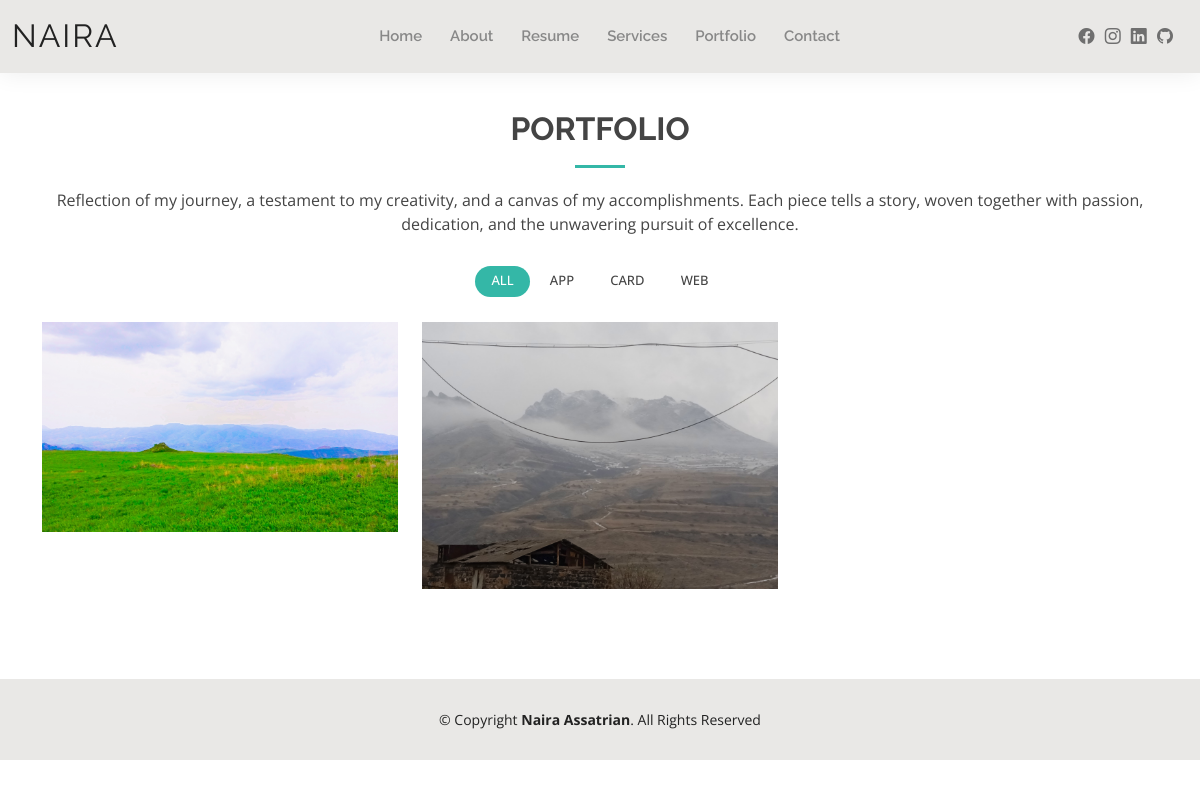
Page /portfolio/ on the earlier database version.
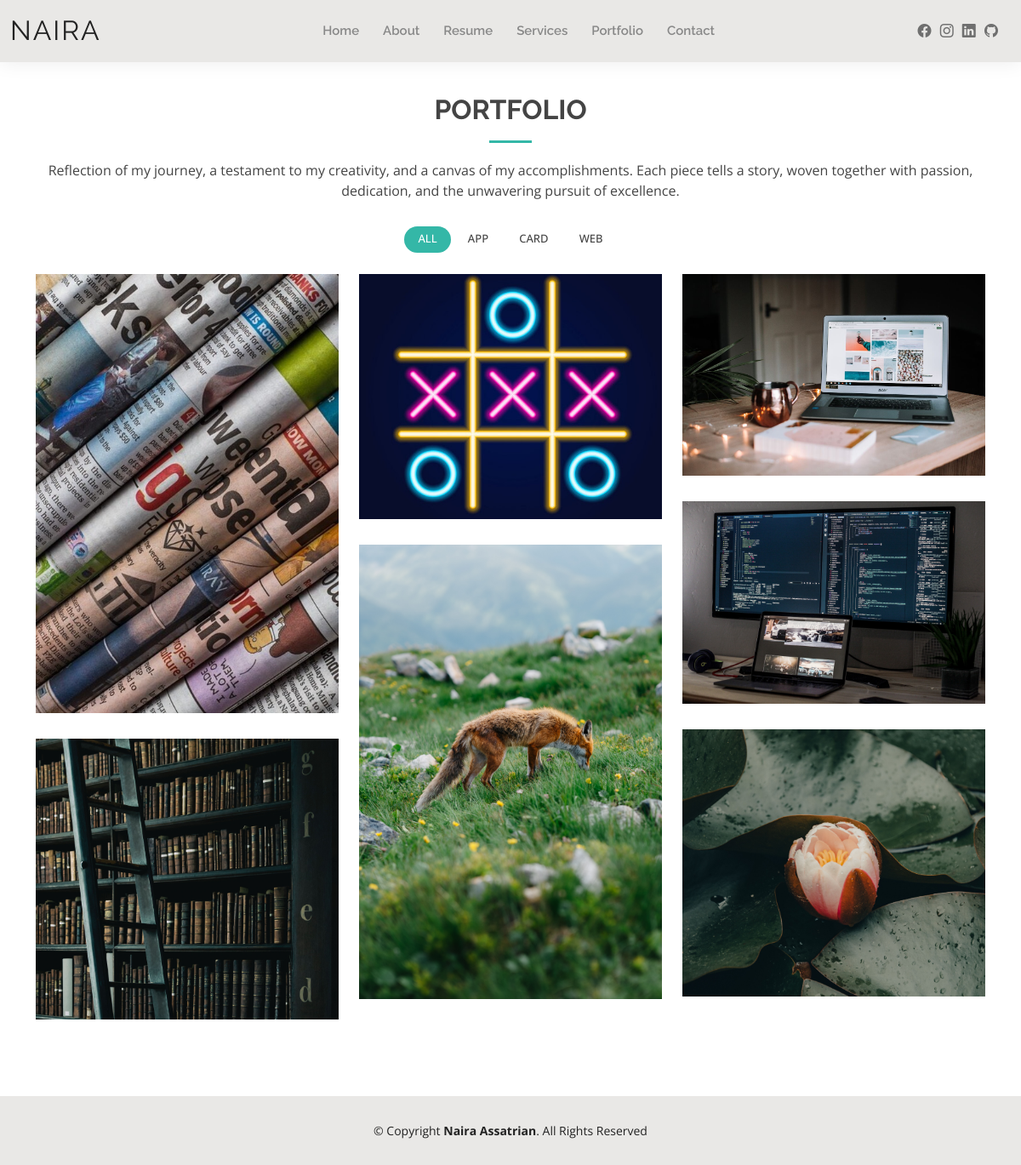
Same page on the later database version.
### resume/models.py (models this page shows)
class PortfolioProject(models.Model):
    name = models.CharField(max_length=50)
    image = models.ImageField(upload_to="media")
    short_description = models.CharField(max_length=50)
    description = models.TextField(max_length=1000)
    category = models.CharField(max_length=50)
    client = models.CharField(max_length=50)
    url = models.URLField()

### resume/views.py (the view)
# urls.py: path("portfolio/", portfolio, name = "portfolio"),
def portfolio(request):
    portfolio_projects = PortfolioProject.objects.all()
    data5 = {
        "portfolio_projects": portfolio_projects
    }
    return render(request, "portfolio.html", context=data5)

### resume/templates/portfolio.html (shortened to what this page needs)
{% extends "base.html" %} {% load static %} {% block bodycontent %}
  <main id="main">
    <section id="portfolio" class="portfolio">
      <div class="container" data-aos="fade-up">
        <div class="section-title">
          <h2>Portfolio</h2>
          <p> Reflection of my journey, a testament to my creativity, and a canvas of my accomplishments. Each piece tells a story, woven together with passion, dedication, and the unwavering pursuit of excellence.</p>
        </div>
        <div class="row" data-aos="fade-up" data-aos-delay="100">
          <div class="col-lg-12 d-flex justify-content-center">
            <ul id="portfolio-flters">
              <li data-filter="*" class="filter-active">All</li>
              <li data-filter=".filter-app">App</li>
              <li data-filter=".filter-card">Card</li>
              <li data-filter=".filter-web">Web</li>
            </ul>
          </div>
        </div>
          <div class="row portfolio-container" data-aos="fade-up" data-aos-delay="200">
            {% for pproject in portfolio_projects%}
            <div class="col-lg-4 col-md-6 portfolio-item filter-{{pproject.category}}">
              <div class="portfolio-wrap">
                <img src="{{pproject.image.url}}" class="img-fluid" alt="">
              </div>
            </div>
            {% endfor %}
          </div>
      </div>
    </section>
  </main>
{% endblock %}

### resume/templates/base.html (shortened to what this page needs)
{% load static %}
<!DOCTYPE html>
<html lang="en">
<head>
  <link href="{% static 'assets/vendor/aos/aos.css' %}" rel="stylesheet">
  <link href="{% static 'assets/vendor/bootstrap/css/bootstrap.min.css' %}" rel="stylesheet">
  <link href="{% static 'assets/vendor/bootstrap-icons/bootstrap-icons.css' %}" rel="stylesheet">
  <link href="{% static 'assets/vendor/boxicons/css/boxicons.min.css' %}" rel="stylesheet">
  <link href="{% static 'assets/vendor/glightbox/css/glightbox.min.css' %}" rel="stylesheet">
  <link href="{% static 'assets/vendor/swiper/swiper-bundle.min.css' %}" rel="stylesheet">
  <link href="{% static 'assets/css/style.css' %}" rel="stylesheet">
</head>
  <body>
    <header id="header" class="fixed-top">
      <div class="container-fluid d-flex justify-content-between align-items-center">
        <h1 class="logo me-auto me-lg-0"><a href="/">Naira</a></h1>
        <nav id="navbar" class="navbar order-last order-lg-0">
          <ul>
            <li {% if active == "/" %} class="active" {%endif%}><a href="/">Home</a></li>
            <li {% if active == "/about" %} class="active" {%endif%}> <a href="/about">About</a></li>
            <li {% if active == "/resume" %} class="active" {%endif%}><a href="/resume">Resume</a></li>
            <li {% if active == "/services" %} class="active" {%endif%}><a href="/services">Services</a></li>
            <li {% if active == "/portfolio" %} class="active" {%endif%}><a href="/portfolio">Portfolio</a></li>
            <li {% if active == "/contact" %} class="active" {%endif%}><a href="/contact">Contact</a></li>
          </ul>
        </nav>
        <div class="header-social-links">
          <a href="https://www.facebook.com/nara.asatrian.5" class="facebook" target=”_blank”><i class="bi bi-facebook"></i></a>
          <a href="https://www.instagram.com/asana8834" class="instagram" target=”_blank”><i class="bi bi-instagram"></i></a>
          <a href="https://www.linkedin.com/in/naira-assatrian-ba541b265" class="linkedin" target=”_blank”><i class="bi bi-linkedin"></i></i></a>
          <a href="https://github.com/nairaasa" class="github" target=”_blank”><i class="bi bi-github"></i></a>
        </div>
      </div>
    </header>
    {% block bodycontent %} {% endblock %}
    <footer id="footer">
      <div class="container">
        <div class="copyright">
          &copy; Copyright <strong><span>Naira Assatrian</span></strong>. All Rights Reserved
        </div>
      </div>
    </footer>
  </body>
</html>

### resume/static/assets/css/style.css (style rules this page uses)
body { font-family: "Open Sans", sans-serif; color: #444444; }
a { color: #34b7a7; text-decoration: none; }
h1, h2, h3, h4, h5, h6 { font-family: "Raleway", sans-serif; }
#main { margin-top: 50px; }
#header { background: #e9e8e6; box-shadow: 0px 0px 25px 0 rgba(0, 0, 0, 0.08); z-index: 997; padding: 15px 0; }
#header .logo { font-size: 32px; margin: 0; padding: 0; line-height: 1; font-weight: 400; letter-spacing: 2px; text-transform: uppercase; }
#header .logo a { color: #222222; }
.header-social-links { padding-right: 15px; }
.header-social-links a { color: #6f6f6f; padding-left: 6px; display: inline-block; line-height: 0px; transition: 0.3s; font-size: 16px; }
.navbar { padding: 0; }
.navbar ul { margin: 0; padding: 0; display: flex; list-style: none; align-items: center; }
.navbar li { position: relative; padding: 10px 0 10px 28px; }
.navbar a, .navbar a:focus { display: flex; align-items: center; justify-content: space-between; font-family: "Raleway", sans-serif; font-size: 15px; font-weight: 600; color: #888888; white-space: nowrap; transition: 0.3s; position: relative; }
.navbar>ul>li>a:before { content: ""; position: absolute; width: 0; height: 2px; bottom: -5px; left: 0; background-color: #34b7a7; visibility: hidden; width: 0px; transition: all 0.3s ease-in-out 0s; }
section { padding: 60px 0; }
.section-title { text-align: center; padding-bottom: 30px; }
.section-title h2 { font-size: 32px; font-weight: bold; text-transform: uppercase; margin-bottom: 20px; padding-bottom: 20px; position: relative; }
.section-title h2::after { content: ""; position: absolute; display: block; width: 50px; height: 3px; background: #34b7a7; bottom: 0; left: calc(50% - 25px); }
.section-title p { margin-bottom: 0; }
.portfolio .portfolio-item { margin-bottom: 30px; }
.portfolio #portfolio-flters { padding: 0; margin: 0 auto 20px auto; list-style: none; text-align: center; }
.portfolio #portfolio-flters li { cursor: pointer; display: inline-block; padding: 8px 16px 10px 16px; font-size: 13px; font-weight: 500; line-height: 1; text-transform: uppercase; color: #444444; margin-bottom: 5px; transition: all 0.3s ease-in-out; border-radius: 50px; }
.portfolio #portfolio-flters li:hover, .portfolio #portfolio-flters li.filter-active { color: #fff; background: #34b7a7; }
.portfolio #portfolio-flters li:last-child { margin-right: 0; }
.portfolio .portfolio-wrap { transition: 0.3s; position: relative; overflow: hidden; z-index: 1; background: rgba(34, 34, 34, 0.6); }
.portfolio .portfolio-wrap::before { content: ""; background: rgba(34, 34, 34, 0.6); position: absolute; left: 0; right: 0; top: 0; bottom: 0; transition: all ease-in-out 0.3s; z-index: 2; opacity: 0; }
.portfolio .portfolio-wrap img { transition: all ease-in-out 0.3s; }
#footer { background: #e9e8e6; padding: 30px 0; color: #222222; font-size: 14px; text-align: center; }

Differences in the rows shown:
removed PortfolioProject: image (picture)
removed PortfolioProject: image (picture)
added PortfolioProject: image (picture)
added PortfolioProject: image (picture)
added PortfolioProject: image (picture)
added PortfolioProject: image (picture)
added PortfolioProject: image (picture)
added PortfolioProject: image (picture)
added PortfolioProject: image (picture)
